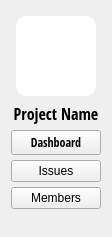
<?xml version="1.0" encoding="UTF-8"?>
<ui version="4.0">
 <class>ProjectDetailsWidget</class>
 <widget class="QWidget" name="ProjectDetailsWidget">
  <property name="geometry">
   <rect>
    <x>0</x>
    <y>0</y>
    <width>112</width>
    <height>237</height>
   </rect>
  </property>
  <property name="windowTitle">
   <string>Form</string>
  </property>
  <layout class="QVBoxLayout" name="verticalLayout_2">
   <item>
    <layout class="QHBoxLayout" name="horizontalLayout_3">
     <property name="topMargin">
      <number>5</number>
     </property>
     <property name="bottomMargin">
      <number>0</number>
     </property>
     <item>
      <spacer name="horizontalSpacer_2">
       <property name="orientation">
        <enum>Qt::Horizontal</enum>
       </property>
       <property name="sizeType">
        <enum>QSizePolicy::Preferred</enum>
       </property>
       <property name="sizeHint" stdset="0">
        <size>
         <width>10</width>
         <height>20</height>
        </size>
       </property>
      </spacer>
     </item>
     <item>
      <widget class="QPushButton" name="pb_ProfilePic">
       <property name="minimumSize">
        <size>
         <width>80</width>
         <height>80</height>
        </size>
       </property>
       <property name="maximumSize">
        <size>
         <width>80</width>
         <height>80</height>
        </size>
       </property>
       <property name="styleSheet">
        <string notr="true">QPushButton {
background-color: rgb(255, 255, 255);
border:none;
border-radius: 10px;
}

QPushButton:hover {
	background-color: rgb(4, 177, 217);

}</string>
       </property>
       <property name="text">
        <string/>
       </property>
       <property name="icon">
        <iconset resource="Resource.qrc">
         <normaloff>:/rec/Resource/IMG_BugTrackerLogo.png</normaloff>:/rec/Resource/IMG_BugTrackerLogo.png</iconset>
       </property>
       <property name="iconSize">
        <size>
         <width>50</width>
         <height>50</height>
        </size>
       </property>
      </widget>
     </item>
     <item>
      <spacer name="horizontalSpacer">
       <property name="orientation">
        <enum>Qt::Horizontal</enum>
       </property>
       <property name="sizeType">
        <enum>QSizePolicy::Preferred</enum>
       </property>
       <property name="sizeHint" stdset="0">
        <size>
         <width>10</width>
         <height>20</height>
        </size>
       </property>
      </spacer>
     </item>
    </layout>
   </item>
   <item>
    <layout class="QVBoxLayout" name="verticalLayout">
     <property name="spacing">
      <number>5</number>
     </property>
     <property name="bottomMargin">
      <number>5</number>
     </property>
     <item>
      <widget class="QLabel" name="lb_username">
       <property name="sizePolicy">
        <sizepolicy hsizetype="Preferred" vsizetype="Preferred">
         <horstretch>0</horstretch>
         <verstretch>0</verstretch>
        </sizepolicy>
       </property>
       <property name="font">
        <font>
         <family>Open Sans Condensed</family>
         <pointsize>12</pointsize>
         <italic>false</italic>
         <bold>true</bold>
        </font>
       </property>
       <property name="text">
        <string>Project Name</string>
       </property>
       <property name="textFormat">
        <enum>Qt::AutoText</enum>
       </property>
       <property name="scaledContents">
        <bool>false</bool>
       </property>
       <property name="alignment">
        <set>Qt::AlignCenter</set>
       </property>
      </widget>
     </item>
     <item>
      <spacer name="verticalSpacer_2">
       <property name="orientation">
        <enum>Qt::Vertical</enum>
       </property>
       <property name="sizeType">
        <enum>QSizePolicy::Maximum</enum>
       </property>
       <property name="sizeHint" stdset="0">
        <size>
         <width>5</width>
         <height>10</height>
        </size>
       </property>
      </spacer>
     </item>
     <item>
      <widget class="QPushButton" name="pb_Dashboard">
       <property name="font">
        <font>
         <family>Open Sans Condensed</family>
         <pointsize>9</pointsize>
         <italic>false</italic>
         <bold>false</bold>
         <kerning>true</kerning>
        </font>
       </property>
       <property name="mouseTracking">
        <bool>true</bool>
       </property>
       <property name="acceptDrops">
        <bool>false</bool>
       </property>
       <property name="styleSheet">
        <string notr="true"/>
       </property>
       <property name="text">
        <string>Dashboard</string>
       </property>
       <property name="icon">
        <iconset resource="Resource.qrc">
         <normaloff>:/rec/Resource/IMG_BugTrackerLogo.png</normaloff>:/rec/Resource/IMG_BugTrackerLogo.png</iconset>
       </property>
       <property name="default">
        <bool>false</bool>
       </property>
       <property name="flat">
        <bool>false</bool>
       </property>
      </widget>
     </item>
     <item>
      <widget class="QPushButton" name="pb_Issues">
       <property name="text">
        <string>Issues</string>
       </property>
       <property name="icon">
        <iconset resource="Resource.qrc">
         <normaloff>:/rec/Resource/IMG_BugTrackerLogo.png</normaloff>:/rec/Resource/IMG_BugTrackerLogo.png</iconset>
       </property>
       <property name="flat">
        <bool>false</bool>
       </property>
      </widget>
     </item>
     <item>
      <widget class="QPushButton" name="pb_Messages">
       <property name="text">
        <string>Members</string>
       </property>
       <property name="icon">
        <iconset resource="Resource.qrc">
         <normaloff>:/rec/Resource/IMG_BugTrackerLogo.png</normaloff>:/rec/Resource/IMG_BugTrackerLogo.png</iconset>
       </property>
       <property name="flat">
        <bool>false</bool>
       </property>
      </widget>
     </item>
    </layout>
   </item>
   <item>
    <spacer name="verticalSpacer">
     <property name="orientation">
      <enum>Qt::Vertical</enum>
     </property>
     <property name="sizeHint" stdset="0">
      <size>
       <width>20</width>
       <height>230</height>
      </size>
     </property>
    </spacer>
   </item>
  </layout>
 </widget>
 <resources>
  <include location="Resource.qrc"/>
 </resources>
 <connections/>
</ui>
